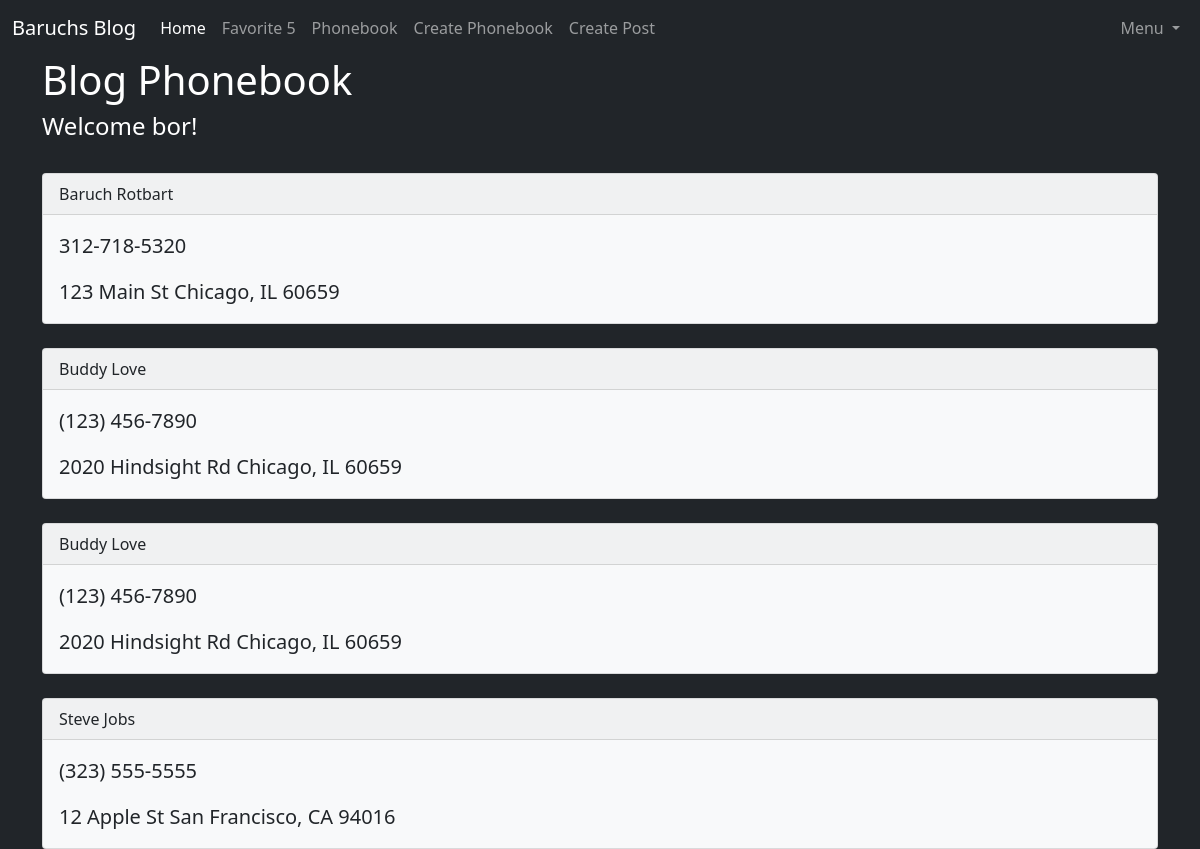
/phonebook (signed in), run on an earlier commit of the app's database.
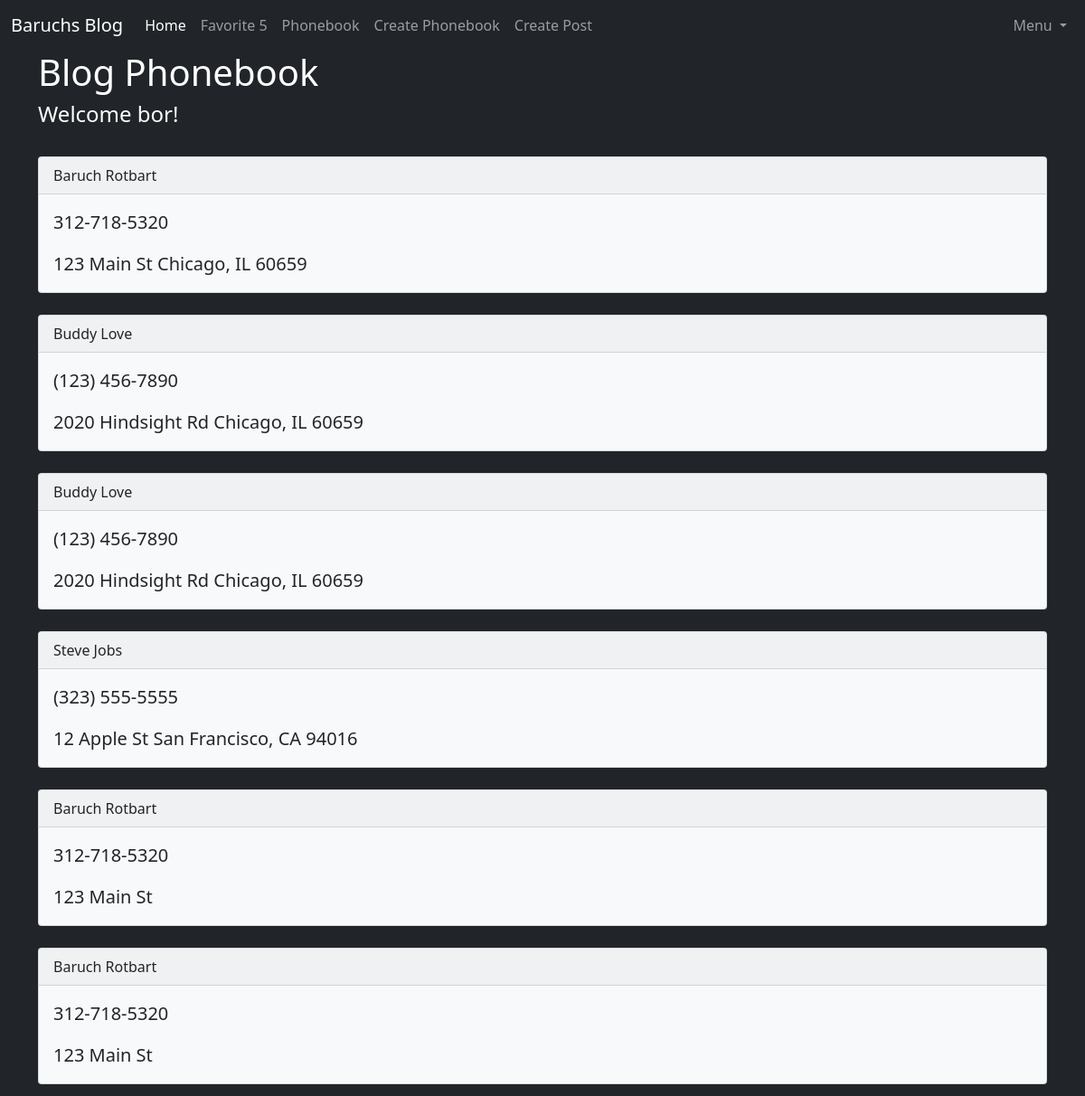
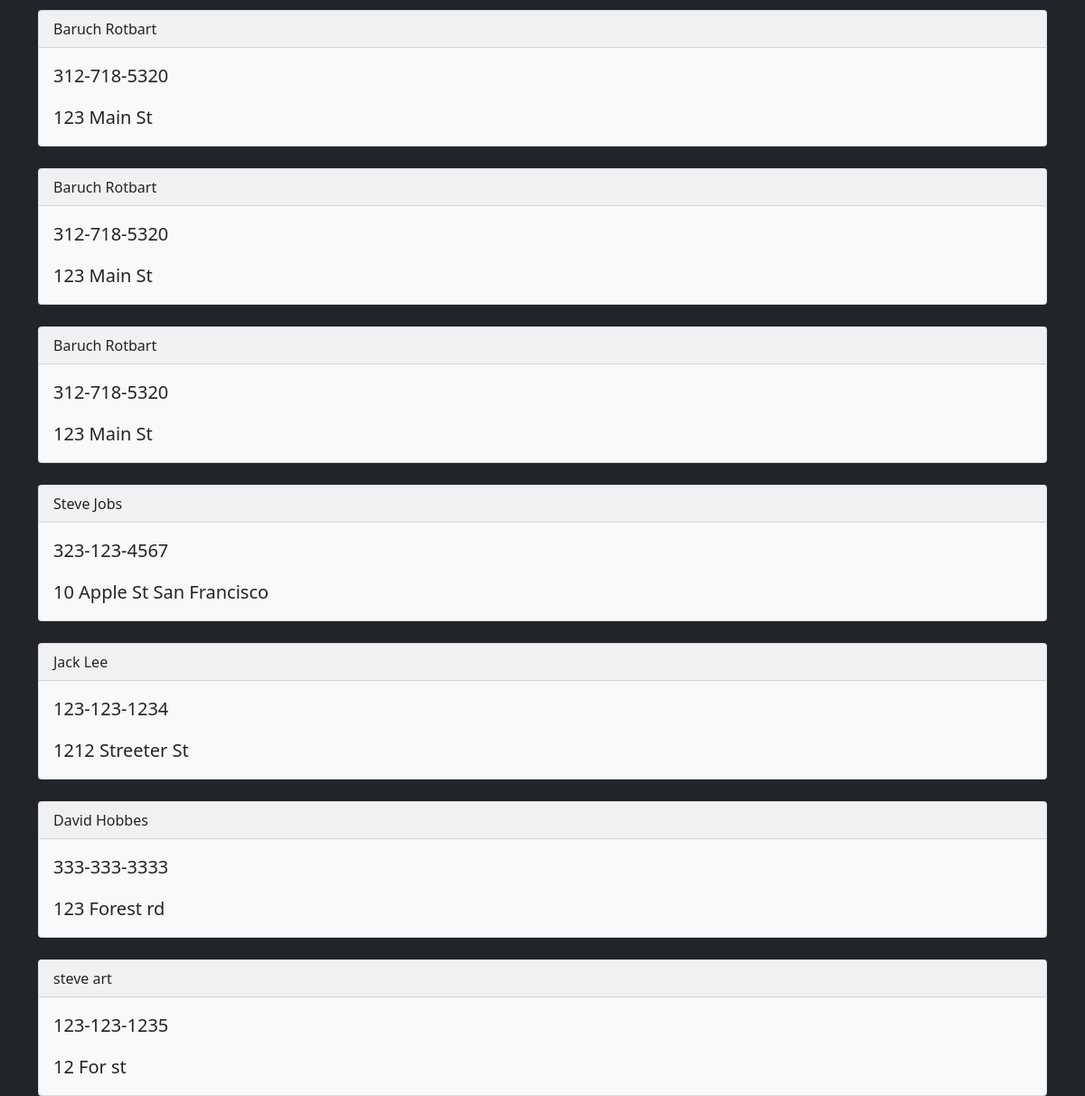
And on a later commit of the database (2 pictures, top to bottom).
### app/models.py (models this page shows, shortened)
class User(db.Model, UserMixin):
    id = db.Column(db.Integer, primary_key=True)
    username = db.Column(db.String(150), nullable=False, unique=True)
    email = db.Column(db.String(150), nullable=False, unique=True)
    password = db.Column(db.String(256), nullable=False)
    posts = db.relationship('Post', backref='author', lazy=True)

class Phonebook(db.Model):
    id = db.Column(db.Integer, primary_key=True)
    first_name = db.Column(db.String(150))
    last_name =  db.Column(db.String(150))
    phone_number = db.Column(db.String(150))
    address = db.Column(db.String(300))

### app/routes.py (the view)
@app.route('/phonebook')
@login_required
def phonebook():
    phonebooks = Phonebook.query.all()
    return render_template('phonebook.html', phonebooks=phonebooks)

### app/models.py (called while the page is built)
@login_manager.user_loader
def load_user(user_id):
    return User.query.get(user_id)

### app/templates/phonebook.html
{% extends 'base.html' %}
{% block content %}
<h1>Blog Phonebook</h1>
<h4>Welcome {{ current_user.username }}!</h4>
{% for pb in phonebooks %}
    <br>
    <div class="card bg-light text-dark">
        <div class="card-header">
        {{ pb.first_name }}
        {{ pb.last_name }}
        </div>
        <div class="card-body">
            <blockquote class="blockquote mb-0">
                <p>{{ pb.phone_number }}</p>
                <p>{{ pb.address }}</p>
            </blockquote>
        </div>
    </div>
{% endfor %}
{% endblock %}

### app/templates/base.html (shortened to what this page needs)
<!DOCTYPE html>
<html lang="en">
    <head>
        <link rel="stylesheet" href="https://cdnjs.cloudflare.com/ajax/libs/twitter-bootstrap/5.1.0/css/bootstrap.min.css">
        <link rel="stylesheet" href="https://cdnjs.cloudflare.com/ajax/libs/font-awesome/5.15.4/css/all.min.css">
    </head>
    <body class='bg-dark text-white'>
        {% include 'nav.html' %}
        <div class="container">
            {% block content %}
            {% endblock %}
        </div>
    </body>
</html>

### app/templates/nav.html (shortened to what this page needs)
<nav class="navbar navbar-expand-lg navbar-dark bg-dark">
    <div class="container-fluid">
      <a class="navbar-brand " href="/">Baruchs Blog</a>
      <div class="collapse navbar-collapse" id="navbarSupportedContent">
        <ul class="navbar-nav me-auto mb-2 mb-lg-0">
          <li class="nav-item">
            <a class="nav-link active" aria-current="page" href="/">Home</a>
          </li>
          {% if current_user.is_authenticated %}
          <li class="nav-item">
            <a class="nav-link" href="/favorite_5">Favorite 5</a>
          </li>
          <li class="nav-item">
            <a class="nav-link" href="/phonebook">Phonebook</a>
          </li>
          <li class="nav-item">
            <a class="nav-link" href="/register_phone_number">Create Phonebook</a>
          </li>
          <li class="nav-item">
            <a class="nav-link" href="/createpost">Create Post</a>
          </li>
          {% else %}
          <li class="nav-item">
            <a class="nav-link" href="/register">Register</a>
          </li>
          {% endif %}
        </ul>
          <ul class="navbar-nav ms-auto">
          {% if current_user.is_authenticated %}
          <li class="nav-item dropdown">
            <a class="nav-link dropdown-toggle" href="#" id="navbarDropdown" role="button" data-bs-toggle="dropdown" aria-expanded="false">
              Menu
            </a>
          </li>
          {% else %}
          <li class="nav-item">
            <a class="nav-link" href="/login">Login</a>
          </li>
          {% endif %}
        </ul>
      </div>
    </div>
  </nav>

What changed in the data, as far as the page shows it:
added Phonebook: first_name "Baruch", last_name "Rotbart", phone_number "312-718-5320", address "123 Main St"
added Phonebook: first_name "Baruch", last_name "Rotbart", phone_number "312-718-5320", address "123 Main St"
added Phonebook: first_name "Baruch", last_name "Rotbart", phone_number "312-718-5320", address "123 Main St"
added Phonebook: first_name "Baruch", last_name "Rotbart", phone_number "312-718-5320", address "123 Main St"
added Phonebook: first_name "Baruch", last_name "Rotbart", phone_number "312-718-5320", address "123 Main St"
added Phonebook: first_name "Steve", last_name "Jobs", phone_number "323-123-4567", address "10 Apple St San Francisco"
added Phonebook: first_name "Jack", last_name "Lee", phone_number "123-123-1234", address "1212 Streeter St"
added Phonebook: first_name "David", last_name "Hobbes", phone_number "333-333-3333", address "123 Forest rd"
added Phonebook: first_name "steve", last_name "art", phone_number "123-123-1235", address "12 For st"
